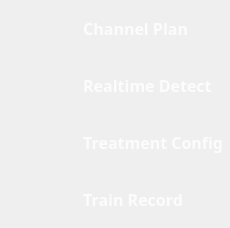
             <widget class="QWidget" name="checkSteps" native="true">
              <property name="font">
               <font>
                <family>思源黑体 CN</family>
               </font>
              </property>
              <property name="styleSheet">
               <string notr="true">QPushButton {
	font-size: 16px;
	font-family: Source Han Sans CN;
	font-weight: bold;
	height:56px;
	color: rgba(255, 255, 255, 0.8);
	background-color: rgba(255, 255, 255, 0);
	border:6px ;
	border-radius: 0px;
	border-left-style: solid;
	border-left-color: rgba(255, 255, 255, 0);
	border-right-style: solid;
	border-right-color: rgba(255, 255, 255, 0);
	margin-bottom: 1px;
	text-align: left;
	padding-left: 73px;
}

QPushButton::hover{
	height:56px;
	
	color: rgb(255, 255, 255);
	background-color: #162455;

	border:6px ;
	border-left-style: solid;
	border-left-color: #00ffff;

	border-right-style: solid;
	border-right-color: rgba(255, 255, 255, 0);
}

QPushButton::checked {
	height:56px;
	
	color: rgb(255, 255, 255);
	background-color: #162455;

	border:6px ;
	border-left-style: solid;
	border-left-color: #00ffff;

	border-right-style: solid;
	border-right-color: rgba(255, 255, 255, 0);
}
</string>
              </property>
              <layout class="QVBoxLayout" name="verticalLayout_6">
               <property name="spacing">
                <number>0</number>
               </property>
               <property name="leftMargin">
                <number>0</number>
               </property>
               <property name="topMargin">
                <number>0</number>
               </property>
               <property name="rightMargin">
                <number>0</number>
               </property>
               <property name="bottomMargin">
                <number>0</number>
               </property>
               <item>
                <layout class="QHBoxLayout" name="horizontalLayout_6">
                 <property name="spacing">
                  <number>6</number>
                 </property>
                 <item>
                  <widget class="QPushButton" name="channelPlanBtn">
                   <property name="font">
                    <font>
                     <family>Source Han Sans CN</family>
                     <pointsize>-1</pointsize>
                     <weight>75</weight>
                     <bold>true</bold>
                    </font>
                   </property>
                   <property name="toolTip">
                    <string>Channel plan</string>
                   </property>
                   <property name="styleSheet">
                    <string notr="true"/>
                   </property>
                   <property name="text">
                    <string> Channel Plan     </string>
                   </property>
                   <property name="icon">
                    <iconset>
                     <normalon>:/Optimus/images/trainPage/channelPlan.svg</normalon>
                    </iconset>
                   </property>
                   <property name="iconSize">
                    <size>
                     <width>23</width>
                     <height>23</height>
                    </size>
                   </property>
                   <property name="checkable">
                    <bool>true</bool>
                   </property>
                  </widget>
                 </item>
                </layout>
               </item>
               <item>
                <layout class="QHBoxLayout" name="horizontalLayout_7">
                 <item>
                  <widget class="QPushButton" name="realtimeDetectBtn">
                   <property name="toolTip">
                    <string>Realtime detect</string>
                   </property>
                   <property name="text">
                    <string> Realtime Detect </string>
                   </property>
                   <property name="icon">
                    <iconset>
                     <normalon>:/Optimus/images/trainPage/realtimeDetect.svg</normalon>
                    </iconset>
                   </property>
                   <property name="iconSize">
                    <size>
                     <width>23</width>
                     <height>23</height>
                    </size>
                   </property>
                   <property name="checkable">
                    <bool>true</bool>
                   </property>
                  </widget>
                 </item>
                </layout>
               </item>
               <item>
                <layout class="QHBoxLayout" name="horizontalLayout_8">
                 <item>
                  <widget class="QPushButton" name="treatmentCfgBtn">
                   <property name="toolTip">
                    <string>Treatment config</string>
                   </property>
                   <property name="text">
                    <string> Treatment Config</string>
                   </property>
                   <property name="icon">
                    <iconset>
                     <normalon>:/Optimus/images/trainPage/treatmentCfg.svg</normalon>
                    </iconset>
                   </property>
                   <property name="iconSize">
                    <size>
                     <width>23</width>
                     <height>23</height>
                    </size>
                   </property>
                   <property name="checkable">
                    <bool>true</bool>
                   </property>
                  </widget>
                 </item>
                </layout>
               </item>
               <item>
                <layout class="QHBoxLayout" name="horizontalLayout_9"/>
               </item>
               <item>
                <layout class="QHBoxLayout" name="horizontalLayout_10">
                 <item>
                  <widget class="QPushButton" name="trainRecordBtn">
                   <property name="toolTip">
                    <string>Train record</string>
                   </property>
                   <property name="text">
                    <string> Train Record    </string>
                   </property>
                   <property name="icon">
                    <iconset>
                     <normalon>:/Optimus/images/trainPage/table_file_blue.svg</normalon>
                    </iconset>
                   </property>
                   <property name="iconSize">
                    <size>
                     <width>23</width>
                     <height>23</height>
                    </size>
                   </property>
                   <property name="checkable">
                    <bool>true</bool>
                   </property>
                  </widget>
                 </item>
                </layout>
               </item>
              </layout>
             </widget>
